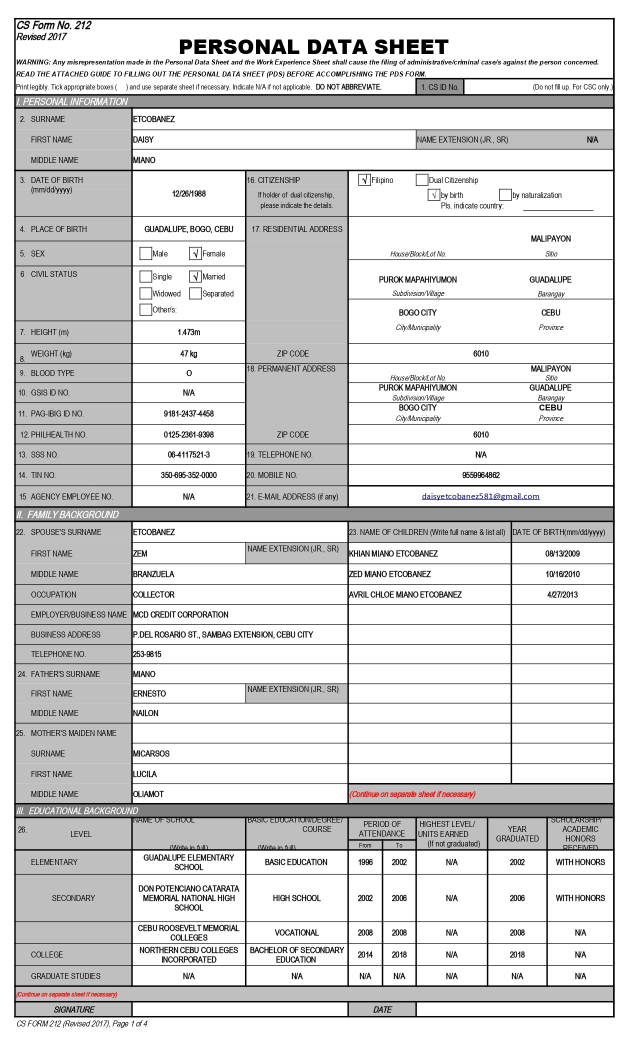
#> input picture Sample Daisy_page-0001.jpg, 1275 x 2100 px (shown at 1/2 size)
$ python -i ocr_processor.py   (imports and definitions only)
#> lines starting #> are read from the running program, lines starting #| are printed output that depends on the picture
"""
OCR Processor Module for Resume Screening AI
Handles image preprocessing, text extraction, and confidence scoring for scanned documents
"""

import os
import cv2
import numpy as np
import pytesseract
from PIL import Image, ImageEnhance, ImageFilter
import logging
import re
import json
from typing import Dict, List, Tuple, Optional
import tempfile

# Configure logging
logger = logging.getLogger(__name__)

class OCRProcessor:
    """
    Advanced OCR processor with image preprocessing and confidence scoring
    """

    def __init__(self):
        """Initialize OCR processor with Tesseract configuration"""
        # Set Tesseract path (adjust if needed)
        if os.name == 'nt':  # Windows
            tesseract_path = r'C:\Program Files\Tesseract-OCR\tesseract.exe'
            if os.path.exists(tesseract_path):
                pytesseract.pytesseract.tesseract_cmd = tesseract_path
            else:
                logger.warning("Tesseract not found in default location. Please ensure it's in PATH.")

        # OCR configuration optimized for PDS forms
        self.config = '--oem 3 --psm 6 -c tessedit_char_whitelist=ABCDEFGHIJKLMNOPQRSTUVWXYZabcdefghijklmnopqrstuvwxyz0123456789.,;:!?()[]{}/"\'@#$%^&*-_=+|\\`~<> \n\t'

        # Alternative config for better handwritten text recognition
        self.config_handwritten = '--oem 3 --psm 4 -c tessedit_char_whitelist=ABCDEFGHIJKLMNOPQRSTUVWXYZabcdefghijklmnopqrstuvwxyz0123456789.,;:!?()[]{}/"\'@#$%^&*-_=+|\\`~<> \n\t'

        # PDS template patterns for field extraction
        self.pds_patterns = {
            'personal_info': {
                'surname': [
                    r'(?:SURNAME|LAST\s*NAME)[:\s]*([A-Z][A-Za-z\s,.-]+)',
                    r'FAMILY\s*NAME[:\s]*([A-Z][A-Za-z\s,.-]+)'
                ],
                'first_name': [
                    r'(?:FIRST\s*NAME|GIVEN\s*NAME)[:\s]*([A-Z][A-Za-z\s,.-]+)',
                    r'FIRSTNAME[:\s]*([A-Z][A-Za-z\s,.-]+)'
                ],
                'middle_name': [
                    r'MIDDLE\s*NAME[:\s]*([A-Z][A-Za-z\s,.-]+)',
                    r'MIDDLENAME[:\s]*([A-Z][A-Za-z\s,.-]+)'
                ],
                'name_extension': [
                    r'NAME\s*EXTENSION[:\s]*([A-Z][A-Za-z\s,.-]*)',
                    r'EXTENSION[:\s]*([A-Z][A-Za-z\s,.-]*)'
                ],
                'date_of_birth': [
                    r'DATE\s*OF\s*BIRTH[:\s]*([0-9/\-\s]+)',
                    r'BIRTH\s*DATE[:\s]*([0-9/\-\s]+)',
                    r'DOB[:\s]*([0-9/\-\s]+)'
                ],
                'place_of_birth': [
                    r'PLACE\s*OF\s*BIRTH[:\s]*([A-Za-z\s,.-]+)',
                    r'BIRTH\s*PLACE[:\s]*([A-Za-z\s,.-]+)'
                ],
                'sex': [
                    r'SEX[:\s]*([MF]|MALE|FEMALE)',
                    r'GENDER[:\s]*([MF]|MALE|FEMALE)'
                ],
                'civil_status': [
                    r'CIVIL\s*STATUS[:\s]*([A-Za-z\s]+)',
                    r'MARITAL\s*STATUS[:\s]*([A-Za-z\s]+)'
                ],
                'height': [
                    r'HEIGHT[:\s]*([0-9.]+\s*(?:m|meters?|ft|feet)?)',
                    r'HT[:\s]*([0-9.]+\s*(?:m|meters?|ft|feet)?)'
                ],
                'weight': [
                    r'WEIGHT[:\s]*([0-9.]+\s*(?:kg|kgs?|lbs?|pounds?)?)',
                    r'WT[:\s]*([0-9.]+\s*(?:kg|kgs?|lbs?|pounds?)?)'
                ],
                'blood_type': [
                    r'BLOOD\s*TYPE[:\s]*([ABO]+[+-]?)',
                    r'BLOODTYPE[:\s]*([ABO]+[+-]?)'
                ],
                'gsis_id': [
                    r'GSIS\s*(?:ID\s*)?NO[:\s]*([0-9\-]+)',
                    r'GSIS[:\s]*([0-9\-]+)'
                ],
                'pag_ibig': [
                    r'PAG-IBIG\s*(?:ID\s*)?NO[:\s]*([0-9\-]+)',
                    r'PAGIBIG[:\s]*([0-9\-]+)'
                ],
                'philhealth': [
                    r'PHILHEALTH\s*(?:ID\s*)?NO[:\s]*([0-9\-]+)',
                    r'PHIL\s*HEALTH[:\s]*([0-9\-]+)'
                ],
                'sss_no': [
                    r'SSS\s*(?:ID\s*)?NO[:\s]*([0-9\-]+)',
                    r'SOCIAL\s*SECURITY[:\s]*([0-9\-]+)'
                ],
                'tin_no': [
                    r'TIN\s*(?:ID\s*)?NO[:\s]*([0-9\-]+)',
                    r'TAX\s*IDENTIFICATION[:\s]*([0-9\-]+)'
                ],
                'agency_id': [
                    r'AGENCY\s*EMPLOYEE\s*NO[:\s]*([0-9A-Z\-]+)',
                    r'EMPLOYEE\s*(?:ID\s*)?NO[:\s]*([0-9A-Z\-]+)'
                ]
            },
            'contact_info': {
                'residential_address': [
                    r'RESIDENTIAL\s*ADDRESS[:\s]*([A-Za-z0-9\s,.-]+)',
                    r'HOME\s*ADDRESS[:\s]*([A-Za-z0-9\s,.-]+)'
                ],
                'permanent_address': [
                    r'PERMANENT\s*ADDRESS[:\s]*([A-Za-z0-9\s,.-]+)',
                    r'PERM\s*ADDRESS[:\s]*([A-Za-z0-9\s,.-]+)'
                ],
                'zip_code': [
                    r'ZIP\s*CODE[:\s]*([0-9]{4})',
                    r'POSTAL\s*CODE[:\s]*([0-9]{4})'
                ],
                'telephone': [
                    r'TELEPHONE\s*NO[:\s]*([0-9\-\+\(\)\s]+)',
                    r'TEL\s*NO[:\s]*([0-9\-\+\(\)\s]+)'
                ],
                'mobile': [
                    r'MOBILE\s*NO[:\s]*([0-9\-\+\(\)\s]+)',
                    r'CELL\s*PHONE[:\s]*([0-9\-\+\(\)\s]+)',
                    r'(\+?63[0-9\-\s]{10,})',
                    r'(09[0-9\-\s]{9,})'
                ],
                'email': [
                    r'E-?MAIL\s*ADDRESS[:\s]*([a-zA-Z0-9._%+-]+@[a-zA-Z0-9.-]+\.[a-zA-Z]{2,})',
                    r'EMAIL[:\s]*([a-zA-Z0-9._%+-]+@[a-zA-Z0-9.-]+\.[a-zA-Z]{2,})',
                    r'([a-zA-Z0-9._%+-]+@[a-zA-Z0-9.-]+\.[a-zA-Z]{2,})'
                ]
            },
            'education': {
                'elementary': [
                    r'ELEMENTARY[:\s]*([A-Za-z\s,.-]+)(?:YEAR\s*GRADUATED[:\s]*([0-9]{4}))?',
                    r'PRIMARY[:\s]*([A-Za-z\s,.-]+)'
                ],
                'secondary': [
                    r'SECONDARY[:\s]*([A-Za-z\s,.-]+)(?:YEAR\s*GRADUATED[:\s]*([0-9]{4}))?',
                    r'HIGH\s*SCHOOL[:\s]*([A-Za-z\s,.-]+)'
                ],
                'vocational': [
                    r'VOCATIONAL[:\s]*([A-Za-z\s,.-]+)(?:YEAR\s*GRADUATED[:\s]*([0-9]{4}))?',
                    r'TECHNICAL[:\s]*([A-Za-z\s,.-]+)'
                ],
                'college': [
                    r'COLLEGE[:\s]*([A-Za-z\s,.-]+)(?:YEAR\s*GRADUATED[:\s]*([0-9]{4}))?',
                    r'UNIVERSITY[:\s]*([A-Za-z\s,.-]+)'
                ],
                'graduate': [
                    r'GRADUATE\s*STUDIES[:\s]*([A-Za-z\s,.-]+)(?:YEAR\s*GRADUATED[:\s]*([0-9]{4}))?',
                    r'MASTER[:\s]*([A-Za-z\s,.-]+)',
                    r'DOCTORATE[:\s]*([A-Za-z\s,.-]+)'
                ]
            },
            'eligibility': [
                r'(?:CAREER\s*SERVICE|CS)[:\s]*([A-Za-z\s\-]+)(?:RATING[:\s]*([0-9.]+))?',
                r'(?:PROFESSIONAL|PROF)[:\s]*([A-Za-z\s\-]+)',
                r'ELIGIBILITY[:\s]*([A-Za-z\s\-]+)'
            ],
            'work_experience': [
                r'(?:POSITION\s*TITLE|DESIGNATION)[:\s]*([A-Za-z\s,.-]+)',
                r'(?:DEPARTMENT|AGENCY)[:\s]*([A-Za-z\s,.-]+)',
                r'(?:MONTHLY\s*SALARY|SALARY)[:\s]*([0-9,.\s]+)',
                r'(?:FROM|START)[:\s]*([0-9/\-\s]+)(?:TO|END)[:\s]*([0-9/\-\s]+)',
                r'(?:GOVT\s*SERVICE|GOV\'T)[:\s]*([YN]|YES|NO)'
            ]
        }

    def preprocess_image(self, image_path: str) -> Tuple[np.ndarray, Dict]:
        """
        Preprocess image for better OCR accuracy

        Args:
            image_path: Path to the image file

        Returns:
            Tuple of (processed_image, preprocessing_info)
        """
        try:
            # Load image
            if isinstance(image_path, str):
                image = cv2.imread(image_path)
            else:
                # Handle file-like object from Flask
                image_path.seek(0)
                image_array = np.frombuffer(image_path.read(), np.uint8)
                image = cv2.imdecode(image_array, cv2.IMREAD_COLOR)

            if image is None:
                raise ValueError("Could not load image")

            original_shape = image.shape
            preprocessing_info = {
                'original_size': original_shape,
                'steps_applied': []
            }

            # Convert to grayscale
            gray = cv2.cvtColor(image, cv2.COLOR_BGR2GRAY)
            preprocessing_info['steps_applied'].append('grayscale_conversion')

            # Noise reduction
            denoised = cv2.medianBlur(gray, 3)
            preprocessing_info['steps_applied'].append('noise_reduction')

            # Deskewing
            deskewed, angle = self._deskew_image(denoised)
            if abs(angle) > 0.5:
                preprocessing_info['steps_applied'].append(f'deskewing_angle_{angle:.2f}')
                gray = deskewed

            # Enhance contrast
            clahe = cv2.createCLAHE(clipLimit=3.0, tileGridSize=(8,8))
            enhanced = clahe.apply(gray)
            preprocessing_info['steps_applied'].append('contrast_enhancement')

            # Apply Gaussian blur to reduce noise before binarization
            blurred = cv2.GaussianBlur(enhanced, (1, 1), 0)
            preprocessing_info['steps_applied'].append('gaussian_blur')

            # Binarization with adaptive threshold - use multiple methods and combine
            binary1 = cv2.adaptiveThreshold(
                blurred, 255, cv2.ADAPTIVE_THRESH_GAUSSIAN_C,
                cv2.THRESH_BINARY, 11, 2
            )

            binary2 = cv2.adaptiveThreshold(
                blurred, 255, cv2.ADAPTIVE_THRESH_MEAN_C,
                cv2.THRESH_BINARY, 11, 2
            )

            # Combine both methods by taking the better result
            binary = cv2.bitwise_and(binary1, binary2)
            preprocessing_info['steps_applied'].append('dual_adaptive_thresholding')

            # Morphological operations to clean up
            kernel = np.ones((1,1), np.uint8)
            cleaned = cv2.morphologyEx(binary, cv2.MORPH_CLOSE, kernel)

            # Additional morphological operations for text enhancement
            kernel2 = cv2.getStructuringElement(cv2.MORPH_RECT, (1, 1))
            cleaned = cv2.morphologyEx(cleaned, cv2.MORPH_OPEN, kernel2)
            preprocessing_info['steps_applied'].append('morphological_cleaning')

            # Resize if image is too small
            height, width = cleaned.shape
            if height < 300 or width < 300:
                scale_factor = max(300/height, 300/width)
                new_width = int(width * scale_factor)
                new_height = int(height * scale_factor)
                cleaned = cv2.resize(cleaned, (new_width, new_height), interpolation=cv2.INTER_CUBIC)
                preprocessing_info['steps_applied'].append(f'upscaling_{scale_factor:.2f}x')

            preprocessing_info['final_size'] = cleaned.shape

            return cleaned, preprocessing_info

        except Exception as e:
            logger.error(f"Error preprocessing image: {str(e)}")
            raise

    def _deskew_image(self, image: np.ndarray) -> Tuple[np.ndarray, float]:
        """
        Detect and correct image skew

        Args:
            image: Grayscale image array

        Returns:
            Tuple of (deskewed_image, rotation_angle)
        """
        try:
            # Find edges
            edges = cv2.Canny(image, 50, 150, apertureSize=3)

            # Detect lines using Hough transform
            lines = cv2.HoughLines(edges, 1, np.pi/180, threshold=100)

            if lines is not None and len(lines) > 0:
                angles = []
                for line in lines[:20]:  # Use first 20 lines
                    if len(line) >= 2:  # Ensure we have both rho and theta
                        rho, theta = line[0]  # Extract from nested array
                        angle = theta * 180 / np.pi
                        # Convert to rotation angle
                        if angle > 90:
                            angle = angle - 180
                        angles.append(angle)

                # Calculate median angle
                if angles:
                    median_angle = np.median(angles)

                    # Only correct if angle is significant
                    if abs(median_angle) > 0.5:
                        # Rotate image
                        (h, w) = image.shape[:2]
                        center = (w // 2, h // 2)
                        M = cv2.getRotationMatrix2D(center, median_angle, 1.0)
                        rotated = cv2.warpAffine(image, M, (w, h),
                                               flags=cv2.INTER_CUBIC,
                                               borderMode=cv2.BORDER_REPLICATE)
                        return rotated, median_angle

            return image, 0.0

        except Exception as e:
            logger.warning(f"Deskewing failed: {str(e)}")
            return image, 0.0

    def extract_text_with_confidence(self, image: np.ndarray) -> Dict:
        """
        Extract text from preprocessed image with confidence scores using multiple OCR approaches

        Args:
            image: Preprocessed image array

        Returns:
            Dictionary with text and confidence information
        """
        try:
            # Try primary configuration first
            ocr_results = []

            # Method 1: Standard config
            try:
                ocr_data1 = pytesseract.image_to_data(
                    image,
                    config=self.config,
                    output_type=pytesseract.Output.DICT
                )
                ocr_results.append(('standard', ocr_data1))
            except Exception as e:
                logger.warning(f"Standard OCR config failed: {e}")

            # Method 2: Handwritten-optimized config
            try:
                ocr_data2 = pytesseract.image_to_data(
                    image,
                    config=self.config_handwritten,
                    output_type=pytesseract.Output.DICT
                )
                ocr_results.append(('handwritten', ocr_data2))
            except Exception as e:
                logger.warning(f"Handwritten OCR config failed: {e}")

            if not ocr_results:
                raise Exception("All OCR methods failed")

            # Choose the best result based on confidence and text length
            best_result = None
            best_score = 0

            for method_name, ocr_data in ocr_results:
                # Calculate metrics for this result
                text_blocks = []
                word_confidences = []

                for i in range(len(ocr_data['text'])):
                    text = ocr_data['text'][i].strip()
                    confidence = int(ocr_data['conf'][i])

                    if text and confidence > 0:
                        text_blocks.append(text)
                        word_confidences.append(confidence)

                if word_confidences:
                    avg_confidence = sum(word_confidences) / len(word_confidences)
                    text_length = len(' '.join(text_blocks))

                    # Score = confidence * 0.7 + (text_length/100) * 0.3
                    score = avg_confidence * 0.7 + min(text_length/100, 50) * 0.3

                    if score > best_score:
                        best_score = score
                        best_result = (method_name, ocr_data, text_blocks, word_confidences)

            if not best_result:
                raise Exception("No valid OCR results")

            method_name, ocr_data, text_blocks, word_confidences = best_result

            # Calculate overall confidence
            if word_confidences:
                avg_confidence = sum(word_confidences) / len(word_confidences)
                min_confidence = min(word_confidences)
                max_confidence = max(word_confidences)

                # Weighted confidence (penalize low confidence words)
                high_conf_words = len([c for c in word_confidences if c >= 70])
                confidence_ratio = high_conf_words / len(word_confidences)
                weighted_confidence = avg_confidence * confidence_ratio
            else:
                avg_confidence = 0
                min_confidence = 0
                max_confidence = 0
                weighted_confidence = 0

            # Join text
            extracted_text = ' '.join(text_blocks)

            # Clean up text
            cleaned_text = self._clean_extracted_text(extracted_text)

            return {
                'text': cleaned_text,
                'raw_text': extracted_text,
                'method_used': method_name,
                'confidence': {
                    'average': round(avg_confidence, 2),
                    'weighted': round(weighted_confidence, 2),
                    'minimum': min_confidence,
                    'maximum': max_confidence,
                    'word_count': len(word_confidences),
                    'high_confidence_words': high_conf_words if word_confidences else 0
                },
                'word_confidences': word_confidences
            }

        except Exception as e:
            logger.error(f"Error extracting text: {str(e)}")
            return {
                'text': '',
                'raw_text': '',
                'method_used': 'none',
                'confidence': {
                    'average': 0,
                    'weighted': 0,
                    'minimum': 0,
                    'maximum': 0,
                    'word_count': 0,
                    'high_confidence_words': 0
                },
                'word_confidences': []
            }

    # [174 lines left out: functions _clean_extracted_text, extract_pds_fields, _group_work_experience, not called in this run]

    def process_pds_image(self, image_path, job_id: int = None) -> Dict:
        """
        Complete PDS processing pipeline for image files with enhanced template recognition

        Args:
            image_path: Path to image file or file object
            job_id: Optional job ID for scoring

        Returns:
            Dictionary with processing results
        """
        try:
            # Preprocess image
            processed_image, preprocessing_info = self.preprocess_image(image_path)
#> in preprocess_image, image is the input picture: shape (2100, 1275, 3); mean B, G, R 215.5, 215.4, 215.6
#> in preprocess_image, `denoised = cv2.medianBlur(gray, 3)`:
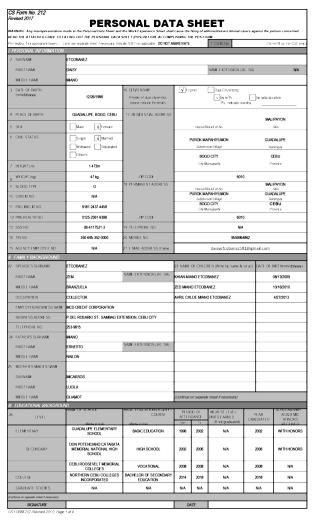
#> denoised: shape (2100, 1275) (shown at 1/4 size); min 0, max 255, mean 218.5
#> in _deskew_image, `edges = cv2.Canny(image, 50, 150, apertureSize=3)`:
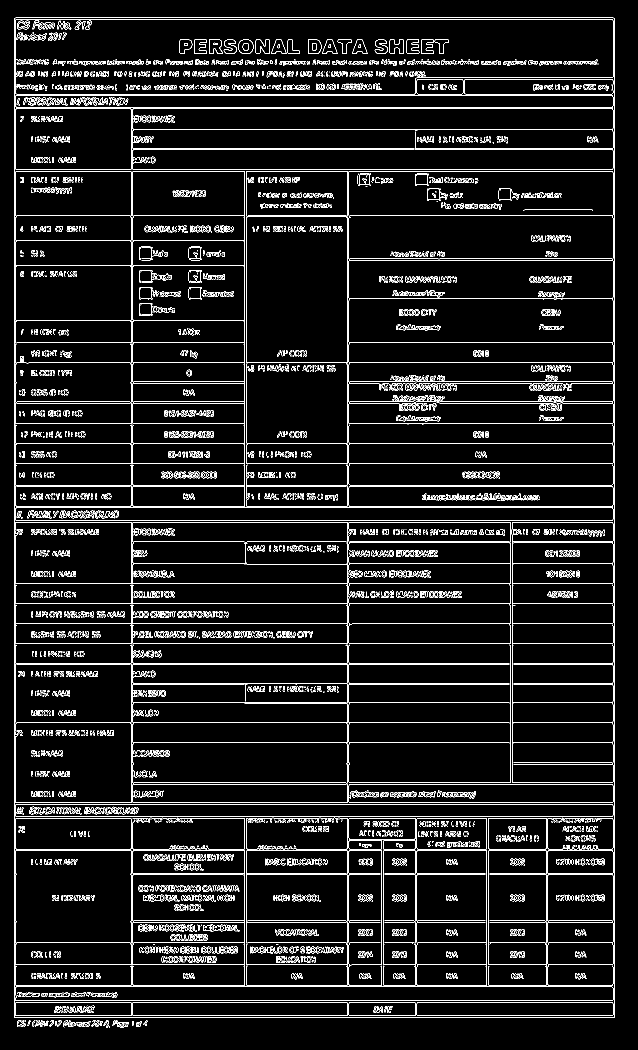
#> edges: shape (2100, 1275) (shown at 1/2 size); 6.6% white in thin lines or dots
#> the loop in _deskew_image, `for line in lines[:20]:` made 20 passes
#> line on passes 1 to 8: [[28, 0]], [[1229, 0]], [[31, 0]], [[1226, 0]], [[262, 0]], [[694, 0]], [[265, 0]], [[697, 0]]
#> after the loop in _deskew_image, `for line in lines[:20]:`: angles = []
#> in preprocess_image, `deskewed, angle = self._deskew_image(denoised)`: angle = 0
#> in preprocess_image, `binary1 = cv2.adaptiveThreshold( blurred, 255, cv2.ADAPTIVE_THRESH_GAU..`:
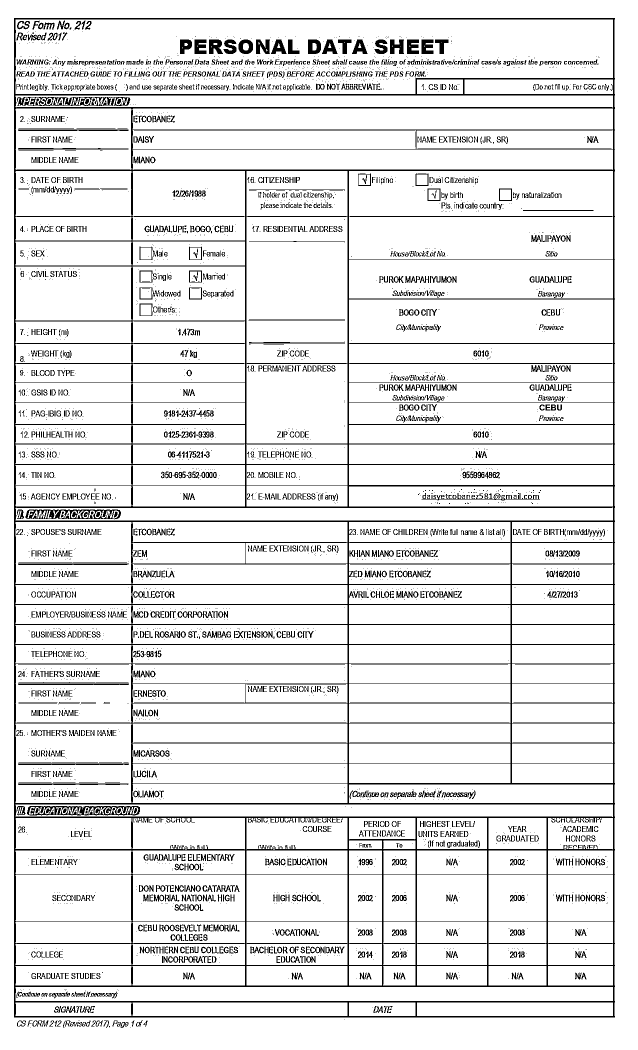
#> binary1: shape (2100, 1275) (shown at 1/2 size); 90.2% white; black in thin lines or dots
#> (the rest of the program and of its run is left out)
